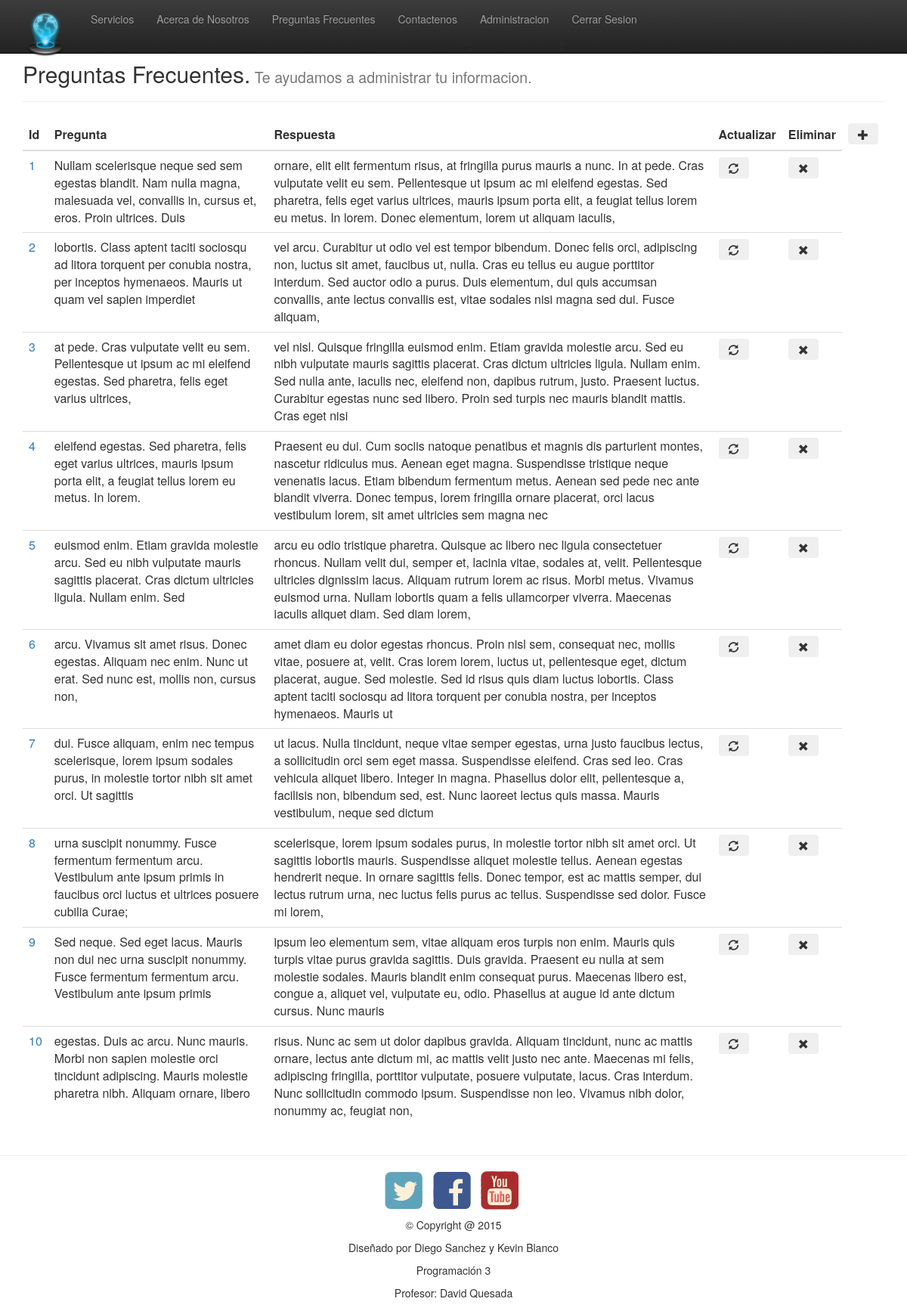
The app's page /admin/vista-Preguntas-Frecuentes.php (signed in) with its own data.
### tables this page shows
CREATE TABLE IF NOT EXISTS `preguntas_frecuentes` (
  `id` tinyint(4) NOT NULL AUTO_INCREMENT,
  `pregunta` text NOT NULL,
  `respuesta` text NOT NULL,
  PRIMARY KEY (`id`)
);

### common/dbConnection.php (called while the page is built, shortened)
<?php
    class Connect
    {
        private $hostname    = 'localhost';
        private $username    = 'root';
        private $password    = '';
        private $database    = 'proyecto-progra3';
        private $preguntas_frecuentes = array();
        public function getHostname(){
            return $this->hostname;
        }
        public function getUsername(){
            return $this->username;
        }
        public function getPassword(){
            return $this->password;
        }
        public function getSchema(){
            return $this->database;
        }
        public function connectDb()
        {
           try {
             $connexion = mysqli_connect(
                    $this->getHostname(),
                    $this->getUsername(),
                    $this->getPassword(),
                    $this->getSchema()
                ) OR DIE ('Error de Conexión');
                return $connexion;
            } catch (Exception $e) {
                echo $e->getMessage;
            }
        }
        public function getPreguntas_frecuentes() {
            try {
                $sql = 'SELECT * FROM preguntas_frecuentes';
                $query = mysqli_query (
                        $this->connectDb(),
                        $sql
                    );
                $i = 0;
                while($queryData = mysqli_fetch_assoc($query)){
                    $this->preguntas_frecuentes[$i] = $queryData;
                    $i++;
                }
                return $this->preguntas_frecuentes;
            } catch (Exception $e) {
                echo $e->getMessage();
            }
            return $this->preguntas_frecuentes;
        }
    }
?>

### admin/vista-Preguntas-Frecuentes.php (the view, shortened to what this page needs)
<?php
  include 'header.php';
 ?>
<?php if (isset($_SESSION['estado']) && $_SESSION['estado'] == '1') { ?>
<?php
	include '../common/dbConnection.php';
	$connexion= new Connect;
	$preguntas_frecuentes=$connexion->getPreguntas_frecuentes();
 ?>
 	<div class="container">
		<section>
			<h2>Preguntas Frecuentes.<small> Te ayudamos a administrar tu informacion.</small></h2><hr>
           <table  class="table">
	        <thead>
	            <tr>
	                <th>Id</th>
	                <th>Pregunta</th>
	                <th>Respuesta</th>
	                <th>Actualizar</th>
	                <th>Eliminar</th>
	               <td> <button  type="button" class="btn btn_default"  onClick=" window.location.href='agregar-preguntas-frecuentes.php' " ><span class="glyphicon glyphicon-plus" > </span></button></td>   </td>
	            </tr>
	        </thead>
	        <tbody>
	        	<?php
	            foreach ($preguntas_frecuentes as $row) {
	        ?>
	            <tr>
	                <td><a href="searchUsuario.php?id=<?php echo $row['id']; ?>"><?php echo $row['id']; ?></a></td>
	                <td><?php echo $row['pregunta']; ?></td>
	                <td><?php echo $row['respuesta']; ?></td>
	                <td><button type="button" class="btn btn_default"  onClick=" window.location.href='actualizar-preguntas-frecuentes.php?id=<?php echo $row["id"];?>' " ><span class="glyphicon glyphicon-refresh"> </span></td>
                	<td><button type="button" class="btn btn_default"  onClick="myFunction(<?php echo $row['id'];  ?>)"><span class="glyphicon glyphicon-remove"> </span></button></td>
				</tr>
	        <?php } ?>
	        </tbody>
	    </table>
		</section>
	</div>
<?php } else{
  header('Location: login.php');
  }
?>
<?php
  include 'footer.php';
 ?>

### admin/header.php (shortened to what this page needs)
<!DOCTYPE html>
<html lang="en">
<head>
  <link rel="stylesheet" href="../css/bootstrap.min.css">
  <link rel="stylesheet" href="../css/bootstrap-theme.min.css">
  <link rel="stylesheet" href="../css/styles.css">
</head>
<body data-spy="scroll" data-target="#my-navbar">
    <nav class="navbar navbar-inverse navbar-fixed-top" id="my-navbar">
      <div class="container">
        <div class="navbar-header">
          <a href="../index.php" class="navbar-brand"><img alt="logo" src="../img/logo.png" width="60"/img></a>
        </div>
        <div class="collapse navbar-collapse" id="navbar-collapse">
          <ul class="nav navbar-nav">
            <li><a href="../index.php#Nuestros-Servicios">Servicios</a>
            <li><a href="../index.php#acerca-de-nosotros">Acerca de Nosotros</a>
            <li><a href="../preguntas-frecuentes.php">Preguntas Frecuentes</a>
            <li><a href="../index.php#Contactenos">Contactenos</a>
              <?php if (isset($_SESSION['estado']) && $_SESSION['estado'] == '1') { ?>
                <li><a href="index.php">Administracion</a>;
                <li><a href="cerrar-Sesion.php">Cerrar Sesion</a>;
              <?php }
                else{?>
                  <li><a href="login.php">Iniciar Sesion</a>;
               <?php
                }
              ?>
          </ul>
        </div>
      </div>
    </nav>

### admin/footer.php (shortened to what this page needs)
    <footer>
      <hr>
        <div class="container text-center">
        <ul class="list-inline">
          <li><a href="http://www.twitter.com"><img alt="Twitter" src="../img/Twitter.png" width="50px" /img></a></li>
          <li><a href="http://www.facebook.com"><img alt="Facebook" src="../img/Facebook.png" width="50px" /img></a></li>
          <li><a href="http://www.youtube.com"><img alt="YouTube" src="../img/Youtube.png" width="50px" /img></a></li>
        </ul>
        <p>&copy; Copyright @ 2015</p>
        <p>Dise&#241;ado por Diego Sanchez y Kevin Blanco</p>
      <p>Programaci&oacute;n 3</p>
    <p>Profesor: David Quesada</p>
      </div>
    </footer>
</body>
</html>

### admin/header.php (style rules this page uses)
body { padding-top: 40px; }

### records on screen
preguntas_frecuentes: id "1", pregunta "Nullam scelerisque neque sed sem egestas blandit. Nam nulla magna, malesuada vel, convallis in, cursus et, eros. Proin ultrices. Duis", respuesta "ornare, elit elit fermentum risus, at fringilla purus mauris a nunc. In at pede. Cras vulputate velit eu sem. Pellentesque ut ipsum ac mi eleifend egestas. Sed pharetra, felis eget varius ultrices, mauris ipsum porta elit, a feugiat tellus lorem eu metus. In lorem. Donec elementum, lorem ut aliquam iaculis,"
preguntas_frecuentes: id "2", pregunta "lobortis. Class aptent taciti sociosqu ad litora torquent per conubia nostra, per inceptos hymenaeos. Mauris ut quam vel sapien imperdiet", respuesta "vel arcu. Curabitur ut odio vel est tempor bibendum. Donec felis orci, adipiscing non, luctus sit amet, faucibus ut, nulla. Cras eu tellus eu augue porttitor interdum. Sed auctor odio a purus. Duis elementum, dui quis accumsan convallis, ante lectus convallis est, vitae sodales nisi magna sed dui. Fusce aliquam,"
preguntas_frecuentes: id "3", pregunta "at pede. Cras vulputate velit eu sem. Pellentesque ut ipsum ac mi eleifend egestas. Sed pharetra, felis eget varius ultrices,", respuesta "vel nisl. Quisque fringilla euismod enim. Etiam gravida molestie arcu. Sed eu nibh vulputate mauris sagittis placerat. Cras dictum ultricies ligula. Nullam enim. Sed nulla ante, iaculis nec, eleifend non, dapibus rutrum, justo. Praesent luctus. Curabitur egestas nunc sed libero. Proin sed turpis nec mauris blandit mattis. Cras eget nisi"
preguntas_frecuentes: id "4", pregunta "eleifend egestas. Sed pharetra, felis eget varius ultrices, mauris ipsum porta elit, a feugiat tellus lorem eu metus. In lorem.", respuesta "Praesent eu dui. Cum sociis natoque penatibus et magnis dis parturient montes, nascetur ridiculus mus. Aenean eget magna. Suspendisse tristique neque venenatis lacus. Etiam bibendum fermentum metus. Aenean sed pede nec ante blandit viverra. Donec tempus, lorem fringilla ornare placerat, orci lacus vestibulum lorem, sit amet ultricies sem magna nec"
preguntas_frecuentes: id "5", pregunta "euismod enim. Etiam gravida molestie arcu. Sed eu nibh vulputate mauris sagittis placerat. Cras dictum ultricies ligula. Nullam enim. Sed", respuesta "arcu eu odio tristique pharetra. Quisque ac libero nec ligula consectetuer rhoncus. Nullam velit dui, semper et, lacinia vitae, sodales at, velit. Pellentesque ultricies dignissim lacus. Aliquam rutrum lorem ac risus. Morbi metus. Vivamus euismod urna. Nullam lobortis quam a felis ullamcorper viverra. Maecenas iaculis aliquet diam. Sed diam lorem,"
preguntas_frecuentes: id "6", pregunta "arcu. Vivamus sit amet risus. Donec egestas. Aliquam nec enim. Nunc ut erat. Sed nunc est, mollis non, cursus non,", respuesta "amet diam eu dolor egestas rhoncus. Proin nisl sem, consequat nec, mollis vitae, posuere at, velit. Cras lorem lorem, luctus ut, pellentesque eget, dictum placerat, augue. Sed molestie. Sed id risus quis diam luctus lobortis. Class aptent taciti sociosqu ad litora torquent per conubia nostra, per inceptos hymenaeos. Mauris ut"
preguntas_frecuentes: id "7", pregunta "dui. Fusce aliquam, enim nec tempus scelerisque, lorem ipsum sodales purus, in molestie tortor nibh sit amet orci. Ut sagittis", respuesta "ut lacus. Nulla tincidunt, neque vitae semper egestas, urna justo faucibus lectus, a sollicitudin orci sem eget massa. Suspendisse eleifend. Cras sed leo. Cras vehicula aliquet libero. Integer in magna. Phasellus dolor elit, pellentesque a, facilisis non, bibendum sed, est. Nunc laoreet lectus quis massa. Mauris vestibulum, neque sed dictum"
preguntas_frecuentes: id "8", pregunta "urna suscipit nonummy. Fusce fermentum fermentum arcu. Vestibulum ante ipsum primis in faucibus orci luctus et ultrices posuere cubilia Curae;", respuesta "scelerisque, lorem ipsum sodales purus, in molestie tortor nibh sit amet orci. Ut sagittis lobortis mauris. Suspendisse aliquet molestie tellus. Aenean egestas hendrerit neque. In ornare sagittis felis. Donec tempor, est ac mattis semper, dui lectus rutrum urna, nec luctus felis purus ac tellus. Suspendisse sed dolor. Fusce mi lorem,"
preguntas_frecuentes: id "9", pregunta "Sed neque. Sed eget lacus. Mauris non dui nec urna suscipit nonummy. Fusce fermentum fermentum arcu. Vestibulum ante ipsum primis", respuesta "ipsum leo elementum sem, vitae aliquam eros turpis non enim. Mauris quis turpis vitae purus gravida sagittis. Duis gravida. Praesent eu nulla at sem molestie sodales. Mauris blandit enim consequat purus. Maecenas libero est, congue a, aliquet vel, vulputate eu, odio. Phasellus at augue id ante dictum cursus. Nunc mauris"
preguntas_frecuentes: id "10", pregunta "egestas. Duis ac arcu. Nunc mauris. Morbi non sapien molestie orci tincidunt adipiscing. Mauris molestie pharetra nibh. Aliquam ornare, libero", respuesta "risus. Nunc ac sem ut dolor dapibus gravida. Aliquam tincidunt, nunc ac mattis ornare, lectus ante dictum mi, ac mattis velit justo nec ante. Maecenas mi felis, adipiscing fringilla, porttitor vulputate, posuere vulputate, lacus. Cras interdum. Nunc sollicitudin commodo ipsum. Suspendisse non leo. Vivamus nibh dolor, nonummy ac, feugiat non,"
